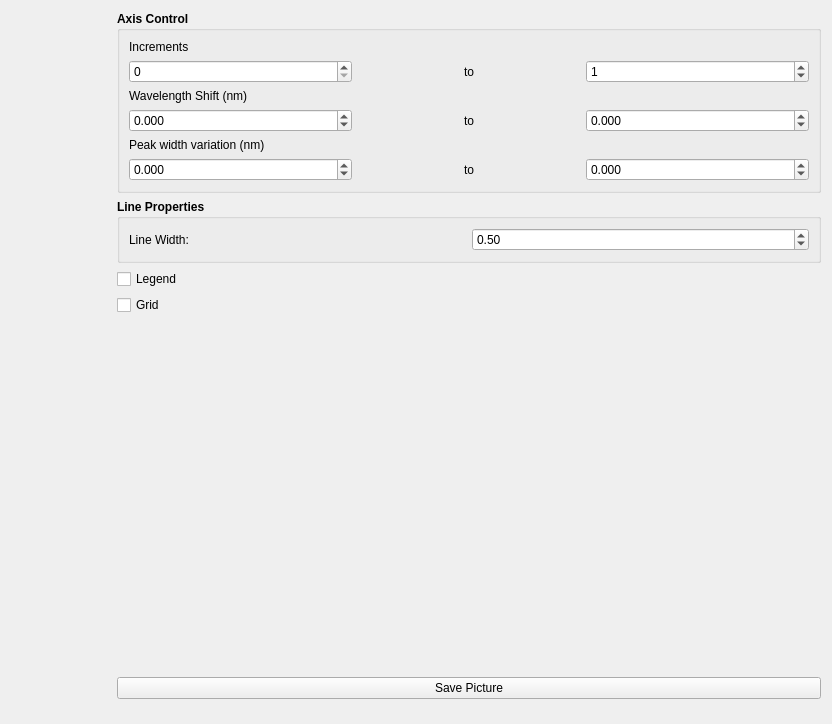
<?xml version="1.0" encoding="UTF-8"?>
<ui version="4.0">
 <class>Form</class>
 <widget class="QWidget" name="Form">
  <property name="geometry">
   <rect>
    <x>0</x>
    <y>0</y>
    <width>832</width>
    <height>724</height>
   </rect>
  </property>
  <property name="windowTitle">
   <string>Plot FBG Spectrum</string>
  </property>
  <property name="windowIcon">
   <iconset>
    <normaloff>DESIGN_Resource/plot.png</normaloff>DESIGN_Resource/plot.png</iconset>
  </property>
  <layout class="QGridLayout" name="gridLayout_2">
   <item row="0" column="0">
    <layout class="QGridLayout" name="gridLayout_TR_Plot">
     <item row="0" column="0">
      <spacer name="horizontalSpacer">
       <property name="orientation">
        <enum>Qt::Horizontal</enum>
       </property>
       <property name="sizeType">
        <enum>QSizePolicy::Fixed</enum>
       </property>
       <property name="sizeHint" stdset="0">
        <size>
         <width>100</width>
         <height>20</height>
        </size>
       </property>
      </spacer>
     </item>
    </layout>
   </item>
   <item row="0" column="1">
    <layout class="QGridLayout" name="gridLayoutControl_OSA">
     <item row="0" column="0">
      <layout class="QFormLayout" name="formLayout">
       <property name="fieldGrowthPolicy">
        <enum>QFormLayout::AllNonFixedFieldsGrow</enum>
       </property>
       <item row="3" column="1">
        <widget class="QGroupBox" name="groupBox">
         <property name="font">
          <font>
           <weight>75</weight>
           <bold>true</bold>
          </font>
         </property>
         <property name="title">
          <string>Axis Control</string>
         </property>
         <layout class="QGridLayout" name="gridLayout_3">
          <item row="0" column="0" colspan="3">
           <layout class="QGridLayout" name="gridLayout">
            <item row="0" column="0">
             <widget class="QLabel" name="label_2">
              <property name="font">
               <font>
                <weight>50</weight>
                <bold>false</bold>
               </font>
              </property>
              <property name="text">
               <string>Increments</string>
              </property>
             </widget>
            </item>
           </layout>
          </item>
          <item row="3" column="1">
           <widget class="QLabel" name="label">
            <property name="font">
             <font>
              <weight>50</weight>
              <bold>false</bold>
             </font>
            </property>
            <property name="text">
             <string>to</string>
            </property>
            <property name="alignment">
             <set>Qt::AlignCenter</set>
            </property>
           </widget>
          </item>
          <item row="2" column="0" colspan="3">
           <widget class="QLabel" name="label_4">
            <property name="font">
             <font>
              <weight>50</weight>
              <bold>false</bold>
             </font>
            </property>
            <property name="text">
             <string>Wavelength Shift (nm)</string>
            </property>
           </widget>
          </item>
          <item row="1" column="1">
           <widget class="QLabel" name="label_3">
            <property name="font">
             <font>
              <weight>50</weight>
              <bold>false</bold>
             </font>
            </property>
            <property name="text">
             <string>to</string>
            </property>
            <property name="alignment">
             <set>Qt::AlignCenter</set>
            </property>
           </widget>
          </item>
          <item row="1" column="2">
           <widget class="QDoubleSpinBox" name="doubleSpinBox_MaxIncrement">
            <property name="font">
             <font>
              <weight>50</weight>
              <bold>false</bold>
             </font>
            </property>
            <property name="decimals">
             <number>0</number>
            </property>
            <property name="minimum">
             <double>0.000000000000000</double>
            </property>
            <property name="maximum">
             <double>100000.000000000000000</double>
            </property>
            <property name="singleStep">
             <double>1.000000000000000</double>
            </property>
            <property name="value">
             <double>1.000000000000000</double>
            </property>
           </widget>
          </item>
          <item row="1" column="0">
           <widget class="QSpinBox" name="spinBox_MinIncrement">
            <property name="font">
             <font>
              <weight>50</weight>
              <bold>false</bold>
             </font>
            </property>
            <property name="minimum">
             <number>0</number>
            </property>
            <property name="maximum">
             <number>10000</number>
            </property>
            <property name="singleStep">
             <number>1</number>
            </property>
            <property name="value">
             <number>0</number>
            </property>
           </widget>
          </item>
          <item row="4" column="0">
           <widget class="QLabel" name="label_6">
            <property name="font">
             <font>
              <weight>50</weight>
              <bold>false</bold>
             </font>
            </property>
            <property name="text">
             <string>Peak width variation (nm)</string>
            </property>
           </widget>
          </item>
          <item row="5" column="1">
           <widget class="QLabel" name="label_7">
            <property name="font">
             <font>
              <weight>50</weight>
              <bold>false</bold>
             </font>
            </property>
            <property name="text">
             <string>to</string>
            </property>
            <property name="alignment">
             <set>Qt::AlignCenter</set>
            </property>
           </widget>
          </item>
          <item row="3" column="0">
           <widget class="QDoubleSpinBox" name="spinBox_WSMin">
            <property name="font">
             <font>
              <weight>50</weight>
              <bold>false</bold>
             </font>
            </property>
            <property name="decimals">
             <number>3</number>
            </property>
            <property name="minimum">
             <double>-99.000000000000000</double>
            </property>
            <property name="singleStep">
             <double>0.100000000000000</double>
            </property>
           </widget>
          </item>
          <item row="3" column="2">
           <widget class="QDoubleSpinBox" name="spinBox_WSMax">
            <property name="font">
             <font>
              <weight>50</weight>
              <bold>false</bold>
             </font>
            </property>
            <property name="decimals">
             <number>3</number>
            </property>
            <property name="minimum">
             <double>-99.000000000000000</double>
            </property>
            <property name="singleStep">
             <double>0.100000000000000</double>
            </property>
           </widget>
          </item>
          <item row="5" column="0">
           <widget class="QDoubleSpinBox" name="spinBox_WDMin">
            <property name="font">
             <font>
              <weight>50</weight>
              <bold>false</bold>
             </font>
            </property>
            <property name="decimals">
             <number>3</number>
            </property>
            <property name="minimum">
             <double>-99.000000000000000</double>
            </property>
            <property name="singleStep">
             <double>0.100000000000000</double>
            </property>
           </widget>
          </item>
          <item row="5" column="2">
           <widget class="QDoubleSpinBox" name="spinBox_WDMax">
            <property name="font">
             <font>
              <weight>50</weight>
              <bold>false</bold>
             </font>
            </property>
            <property name="decimals">
             <number>3</number>
            </property>
            <property name="minimum">
             <double>-99.000000000000000</double>
            </property>
            <property name="singleStep">
             <double>0.100000000000000</double>
            </property>
           </widget>
          </item>
         </layout>
        </widget>
       </item>
       <item row="4" column="1">
        <widget class="QGroupBox" name="groupBox_2">
         <property name="font">
          <font>
           <weight>75</weight>
           <bold>true</bold>
          </font>
         </property>
         <property name="title">
          <string>Line Properties</string>
         </property>
         <layout class="QGridLayout" name="gridLayout_5">
          <item row="0" column="0">
           <layout class="QGridLayout" name="gridLayout_4">
            <item row="0" column="1">
             <widget class="QDoubleSpinBox" name="doubleSpinBox_LineWidth">
              <property name="font">
               <font>
                <weight>50</weight>
                <bold>false</bold>
               </font>
              </property>
              <property name="decimals">
               <number>2</number>
              </property>
              <property name="minimum">
               <double>0.100000000000000</double>
              </property>
              <property name="maximum">
               <double>10.000000000000000</double>
              </property>
              <property name="singleStep">
               <double>0.100000000000000</double>
              </property>
              <property name="value">
               <double>0.500000000000000</double>
              </property>
             </widget>
            </item>
            <item row="0" column="0">
             <widget class="QLabel" name="label_5">
              <property name="font">
               <font>
                <weight>50</weight>
                <bold>false</bold>
               </font>
              </property>
              <property name="text">
               <string>Line Width:</string>
              </property>
             </widget>
            </item>
           </layout>
          </item>
         </layout>
        </widget>
       </item>
       <item row="5" column="1">
        <widget class="QCheckBox" name="checkBox_legend">
         <property name="text">
          <string>Legend</string>
         </property>
         <property name="checked">
          <bool>false</bool>
         </property>
        </widget>
       </item>
       <item row="7" column="1">
        <spacer name="verticalSpacer">
         <property name="orientation">
          <enum>Qt::Vertical</enum>
         </property>
         <property name="sizeType">
          <enum>QSizePolicy::Fixed</enum>
         </property>
         <property name="sizeHint" stdset="0">
          <size>
           <width>20</width>
           <height>350</height>
          </size>
         </property>
        </spacer>
       </item>
       <item row="8" column="1">
        <widget class="QPushButton" name="pushButton_SavePicture">
         <property name="text">
          <string>Save Picture</string>
         </property>
        </widget>
       </item>
       <item row="6" column="1">
        <widget class="QCheckBox" name="checkBox_Grid">
         <property name="text">
          <string>Grid</string>
         </property>
        </widget>
       </item>
      </layout>
     </item>
    </layout>
   </item>
  </layout>
  <action name="actionSavePicture">
   <property name="text">
    <string>SavePicture</string>
   </property>
  </action>
 </widget>
 <resources/>
 <connections>
  <connection>
   <sender>pushButton_SavePicture</sender>
   <signal>clicked()</signal>
   <receiver>actionSavePicture</receiver>
   <slot>trigger()</slot>
   <hints>
    <hint type="sourcelabel">
     <x>355</x>
     <y>540</y>
    </hint>
    <hint type="destinationlabel">
     <x>-1</x>
     <y>-1</y>
    </hint>
   </hints>
  </connection>
 </connections>
</ui>
